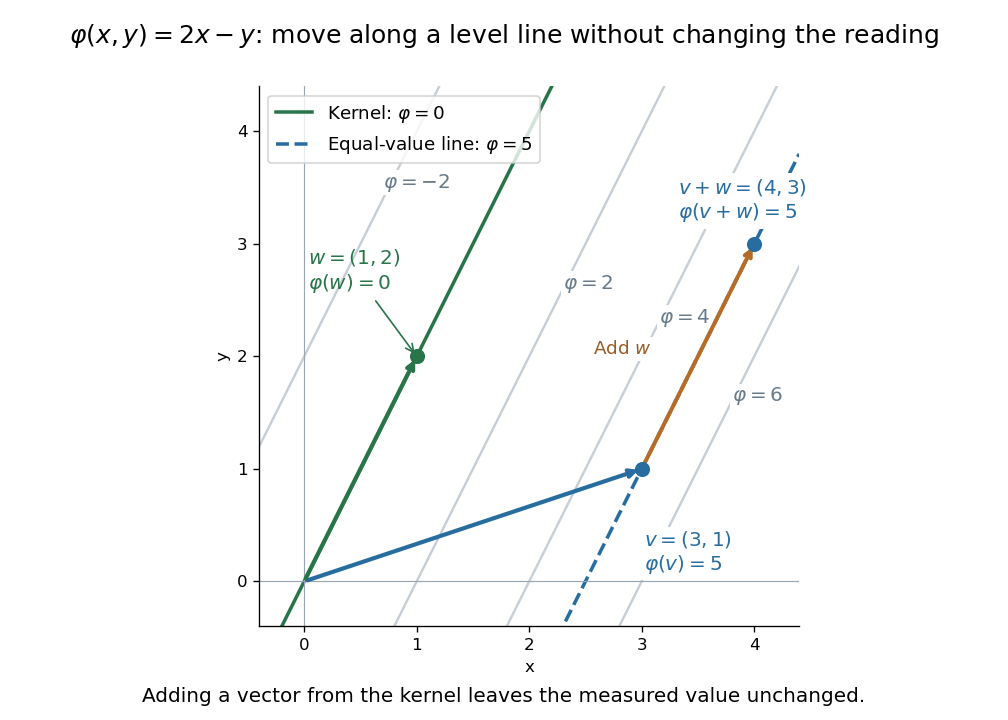

This figure's Python source:
"""Display equal-value lines and the kernel of a scalar linear measurement."""

from pathlib import Path

import matplotlib.pyplot as plt
import numpy as np


def functional(v):
    return np.array([2.,-1.]) @ np.asarray(v)


def main():
    v,w=np.array([3.,1.]),np.array([1.,2.])
    assert functional(v)==5 and functional(w)==0
    assert functional(v+w)==functional(v)+functional(w)==5
    for a,b in [(2,3),(-1,4),(.25,-.5),(0,0)]:
        assert np.isclose(functional(a*v+b*w),a*functional(v)+b*functional(w))
    x=np.linspace(-.4,4.4,200)
    fig,ax=plt.subplots(figsize=(8.4,6),dpi=120,facecolor='white')
    for c,pos in [(-2,(.7,3.5)),(2,(2.3,2.6)),(4,(3.15,2.3)),(6,(3.8,1.6))]:
        ax.plot(x,2*x-c,color='#c5ced6',lw=1.4)
        ax.text(*pos,rf'$\varphi={c}$',fontsize=12,color='#687b8a',
                bbox={'facecolor':'white','edgecolor':'none','pad':1})
    ax.plot(x,2*x,color='#287549',lw=2.1,label=r'Kernel: $\varphi=0$')
    ax.plot(x,2*x-5,color='#286da0',lw=2.1,ls='--',label=r'Equal-value line: $\varphi=5$')
    for point,color in [(v,'#286da0'),(w,'#287549')]:
        ax.annotate('',xy=point,xytext=(0,0),
                    arrowprops={'arrowstyle':'->','color':color,'lw':2.5})
        ax.scatter(*point,s=65,color=color,zorder=4)
    ax.scatter(*(v+w),s=65,color='#286da0',zorder=4)
    ax.annotate('',xy=v+w,xytext=v,
                arrowprops={'arrowstyle':'->','color':'#b56c27','lw':2.4})
    ax.annotate(r'$v=(3,1)$'+'\n'+r'$\varphi(v)=5$',xy=v,xytext=(3.02,.1),
                fontsize=12,color='#286da0',
                bbox={'facecolor':'white','edgecolor':'none','pad':2})
    ax.annotate(r'$w=(1,2)$'+'\n'+r'$\varphi(w)=0$',xy=w,xytext=(.03,2.6),
                fontsize=12,color='#287549',
                arrowprops={'arrowstyle':'->','color':'#287549'})
    ax.text(3.32,3.23,r'$v+w=(4,3)$'+'\n'+r'$\varphi(v+w)=5$',fontsize=12,color='#286da0',
            bbox={'facecolor':'white','edgecolor':'none','pad':3})
    ax.text(2.57,2.02,r'Add $w$',color='#995c24',fontsize=11,
            bbox={'facecolor':'white','edgecolor':'none','pad':2})
    ax.axhline(0,color='#9aa7b1',lw=.7)
    ax.axvline(0,color='#9aa7b1',lw=.7)
    ax.set(xlim=(-.4,4.4),ylim=(-.4,4.4),aspect='equal',xlabel='x',ylabel='y')
    ax.spines[['top','right']].set_visible(False)
    ax.legend(loc='upper left',frameon=True,fontsize=11)
    fig.suptitle(r'$\varphi(x,y)=2x-y$: move along a level line without changing the reading',
                 fontsize=15,y=.97)
    fig.text(.5,.025,'Adding a vector from the kernel leaves the measured value unchanged.',
             ha='center',fontsize=12)
    fig.subplots_adjust(left=.1,right=.95,bottom=.13,top=.88)
    fig.savefig(Path.cwd()/Path(__file__).with_suffix('.png').name,
                facecolor='white',transparent=False)
    plt.close(fig)


if __name__=='__main__':
    main()
